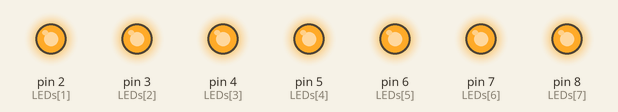
A sketch run on a simulated Arduino Uno, built with avr-gcc and run on an emulated ATmega328P. Shown: output pins drawn as LEDs (lit = HIGH). Pins used as bus, display or sensor lines are not drawn; what the sketch prints to the serial monitor is not drawn. At 0.0 s the program stops and its outputs stay as they are.

Above: at 0.1 s.
Timing chart, 0 to 1.5 s (numbered marks = the images above):
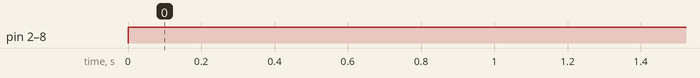

Measured:
- by itself, pin 2 (LEDs[1]), pin 3 (LEDs[2]), pin 4 (LEDs[3]), pin 5 (LEDs[4]), pin 6 (LEDs[5]), pin 7 (LEDs[6]), pin 8 (LEDs[7]): LOW → HIGH at 0.00 s

The sketch:

Act3byte.ino
```cpp
byte LEDs[] = { 1, 2, 3, 4, 5, 6, 7, 8 };
const int DigPinsUsed = sizeof(LEDs) / sizeof(LEDs[0]);
int SizeUsed() {
  int total = sizeof(LEDs);
  int sketchSize = sizeof(setup) + sizeof(loop) + sizeof(SizeUsed);
  return total + sketchSize;
}
void setup() {
  Serial.begin(9600);
  for (int i = 1; i <= 8; i++) {
    pinMode(i, OUTPUT);
  }
}

void loop() {
  for (int j = 0; j < 8; j++) {
    digitalWrite(LEDs[j], HIGH);
  }
  Serial.print("Sized Used: ");
  Serial.print(SizeUsed());
  Serial.println(" bytes");
  Serial.end();  // To stop the loop
}
```
